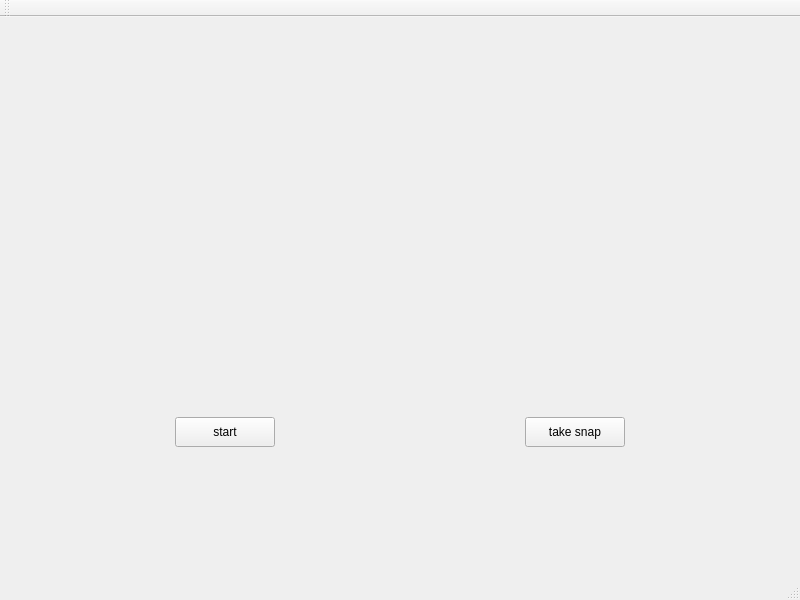
<?xml version="1.0" encoding="UTF-8"?>
<ui version="4.0">
 <class>MainWindow</class>
 <widget class="QMainWindow" name="MainWindow">
  <property name="geometry">
   <rect>
    <x>0</x>
    <y>0</y>
    <width>800</width>
    <height>600</height>
   </rect>
  </property>
  <property name="windowTitle">
   <string>MainWindow</string>
  </property>
  <widget class="QWidget" name="centralWidget">
   <widget class="QLabel" name="label_distImg">
    <property name="geometry">
     <rect>
      <x>100</x>
      <y>50</y>
      <width>250</width>
      <height>250</height>
     </rect>
    </property>
    <property name="text">
     <string/>
    </property>
   </widget>
   <widget class="QLabel" name="label_unDistImg">
    <property name="geometry">
     <rect>
      <x>450</x>
      <y>50</y>
      <width>250</width>
      <height>250</height>
     </rect>
    </property>
    <property name="text">
     <string/>
    </property>
   </widget>
   <widget class="QPushButton" name="pushButton_startStop">
    <property name="geometry">
     <rect>
      <x>175</x>
      <y>400</y>
      <width>100</width>
      <height>30</height>
     </rect>
    </property>
    <property name="text">
     <string>start</string>
    </property>
   </widget>
   <widget class="QPushButton" name="pushButton_takeSnap">
    <property name="geometry">
     <rect>
      <x>525</x>
      <y>400</y>
      <width>100</width>
      <height>30</height>
     </rect>
    </property>
    <property name="text">
     <string>take snap</string>
    </property>
   </widget>
  </widget>
  <widget class="QMenuBar" name="menuBar">
   <property name="geometry">
    <rect>
     <x>0</x>
     <y>0</y>
     <width>800</width>
     <height>26</height>
    </rect>
   </property>
  </widget>
  <widget class="QToolBar" name="mainToolBar">
   <attribute name="toolBarArea">
    <enum>TopToolBarArea</enum>
   </attribute>
   <attribute name="toolBarBreak">
    <bool>false</bool>
   </attribute>
  </widget>
  <widget class="QStatusBar" name="statusBar"/>
 </widget>
 <layoutdefault spacing="6" margin="11"/>
 <resources/>
 <connections/>
</ui>
